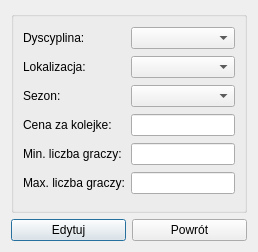
<?xml version="1.0" encoding="UTF-8"?>
<ui version="4.0">
 <class>Okno_edycjaLigi</class>
 <widget class="QDialog" name="Okno_edycjaLigi">
  <property name="geometry">
   <rect>
    <x>0</x>
    <y>0</y>
    <width>258</width>
    <height>252</height>
   </rect>
  </property>
  <property name="windowTitle">
   <string>Edycja ligi</string>
  </property>
  <layout class="QVBoxLayout" name="verticalLayout">
   <item>
    <widget class="QGroupBox" name="groupBox">
     <property name="title">
      <string/>
     </property>
     <layout class="QGridLayout" name="gridLayout">
      <item row="2" column="0">
       <widget class="QLabel" name="label_4">
        <property name="text">
         <string>Sezon:</string>
        </property>
       </widget>
      </item>
      <item row="3" column="1">
       <widget class="QLineEdit" name="lineEdit_3"/>
      </item>
      <item row="5" column="0">
       <widget class="QLabel" name="label_6">
        <property name="text">
         <string>Max. liczba graczy:</string>
        </property>
       </widget>
      </item>
      <item row="4" column="0">
       <widget class="QLabel" name="label_5">
        <property name="text">
         <string>Min. liczba graczy:</string>
        </property>
       </widget>
      </item>
      <item row="0" column="0">
       <widget class="QLabel" name="label">
        <property name="text">
         <string>Dyscyplina:</string>
        </property>
       </widget>
      </item>
      <item row="0" column="1">
       <widget class="QComboBox" name="comboBox"/>
      </item>
      <item row="2" column="1">
       <widget class="QComboBox" name="comboBox_3"/>
      </item>
      <item row="1" column="1">
       <widget class="QComboBox" name="comboBox_2"/>
      </item>
      <item row="3" column="0">
       <widget class="QLabel" name="label_3">
        <property name="text">
         <string>Cena za kolejke:</string>
        </property>
       </widget>
      </item>
      <item row="1" column="0">
       <widget class="QLabel" name="label_2">
        <property name="text">
         <string>Lokalizacja:</string>
        </property>
       </widget>
      </item>
      <item row="4" column="1">
       <widget class="QLineEdit" name="lineEdit"/>
      </item>
      <item row="5" column="1">
       <widget class="QLineEdit" name="lineEdit_2"/>
      </item>
     </layout>
    </widget>
   </item>
   <item>
    <layout class="QGridLayout" name="gridLayout_2">
     <item row="0" column="0">
      <widget class="QPushButton" name="pushButton">
       <property name="text">
        <string>Edytuj</string>
       </property>
      </widget>
     </item>
     <item row="0" column="1">
      <widget class="QPushButton" name="pushButton_2">
       <property name="text">
        <string>Powrót</string>
       </property>
      </widget>
     </item>
    </layout>
   </item>
  </layout>
 </widget>
 <resources/>
 <connections/>
</ui>
